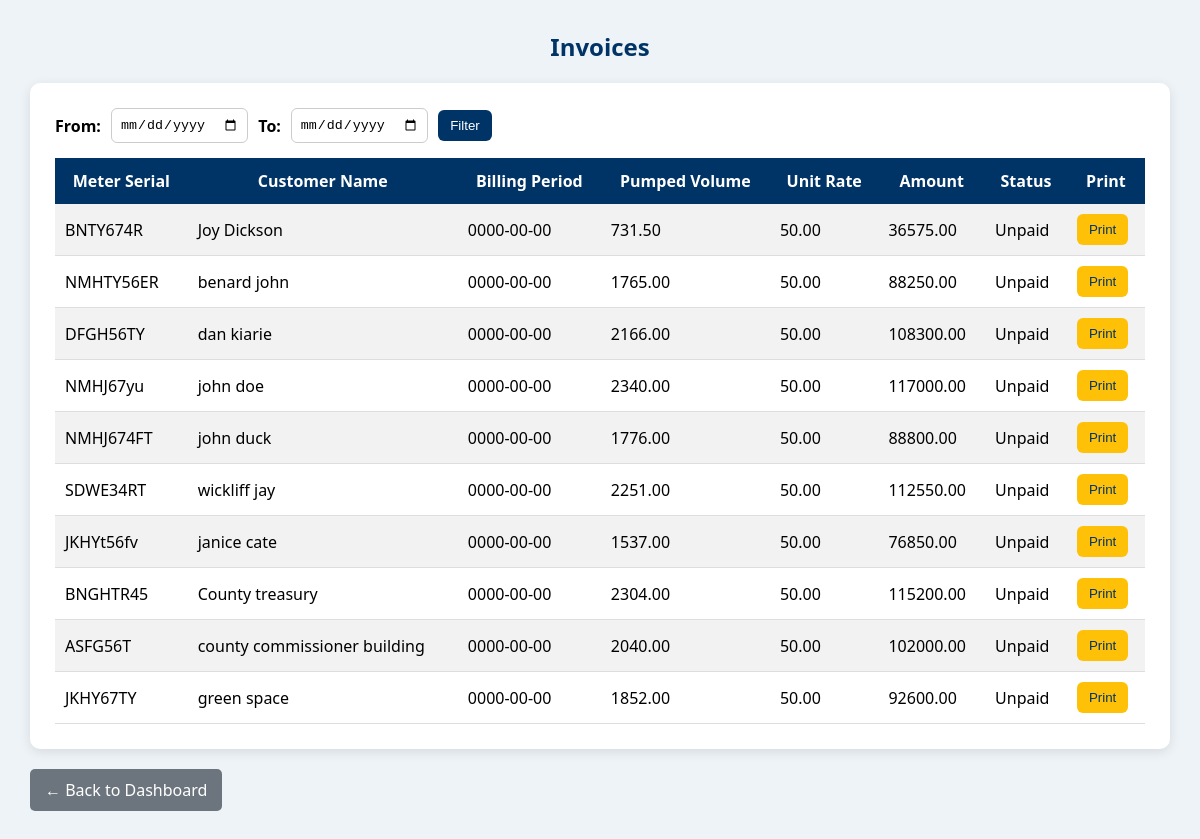
The page /modules/billing/invoices.php on the database its author committed.
### tables this page shows
CREATE TABLE `invoices2` (
  `id` int(11) NOT NULL,
  `meter_serial` varchar(100) NOT NULL,
  `customer_id` int(11) DEFAULT NULL,
  `meter_id` int(11) DEFAULT NULL,
  `customer_name` varchar(150) NOT NULL,
  `billing_period` date NOT NULL,
  `pumped_volume` decimal(10,2) DEFAULT 0.00,
  `unit_rate` decimal(10,2) DEFAULT 0.00,
  `amount` decimal(10,2) DEFAULT 0.00,
  `status` varchar(50) DEFAULT 'Unpaid',
  `created_at` timestamp NOT NULL DEFAULT current_timestamp()
);

### modules/billing/invoices.php (the view, shortened to what this page needs)
<?php
include $_SERVER['DOCUMENT_ROOT'].'/wowasco/api/db.php';
$from_date = "";
$to_date = "";
$sql = "SELECT * FROM invoices2 WHERE 1";
$sql .= " ORDER BY billing_period DESC";
$result = $conn->query($sql);
?>
<!DOCTYPE html>
<html lang="en">
<head>
</head>
<body>
<div class="container">
<h2>Invoices</h2>
<div class="card">
<form method="GET" class="filter-box">
    <label><strong>From:</strong></label>
    <input type="date" name="from_date" value="<?= htmlspecialchars($from_date) ?>">
    <label><strong>To:</strong></label>
    <input type="date" name="to_date" value="<?= htmlspecialchars($to_date) ?>">
    <button type="submit" class="filter-btn">Filter</button>
</form>
<table>
<tr>
    <th>Meter Serial</th>
    <th>Customer Name</th>
    <th>Billing Period</th>
    <th>Pumped Volume</th>
    <th>Unit Rate</th>
    <th>Amount</th>
    <th>Status</th>
    <th>Print</th>
</tr>
<?php if($result && $result->num_rows > 0): ?>
    <?php while($row = $result->fetch_assoc()): ?>
        <tr>
            <td><?= htmlspecialchars($row['meter_serial']) ?></td>
            <td><?= htmlspecialchars($row['customer_name']) ?></td>
            <td><?= htmlspecialchars($row['billing_period']) ?></td>
            <td><?= $row['pumped_volume'] ?></td>
            <td><?= $row['unit_rate'] ?></td>
            <td><?= $row['amount'] ?></td>
            <td><?= htmlspecialchars($row['status']) ?></td>
            <td>
                <button class="print-btn" onclick="printInvoice(
                    '<?= $row['meter_serial'] ?>',
                    '<?= $row['customer_name'] ?>',
                    '<?= $row['billing_period'] ?>',
                    '<?= $row['pumped_volume'] ?>',
                    '<?= $row['unit_rate'] ?>',
                    '<?= $row['amount'] ?>'
                )">Print</button>
            </td>
        </tr>
    <?php endwhile; ?>
<?php else: ?>
    <tr>
        <td colspan="8" style="text-align:center;">No invoices found.</td>
    </tr>
<?php endif; ?>
</table>
</div>
<a href="/wowasco/index.php" class="back-btn">← Back to Dashboard</a>
</div>
</body>
</html>

### modules/billing/invoices.php (style rules this page uses)
body { font-family: 'Segoe UI', Tahoma, Geneva, Verdana, sans-serif; background: #eef3f8; margin: 0; }
.container { width: 95%; margin: 30px auto; }
h2 { text-align: center; color: #003366; }
.card { background: #fff; padding: 25px; border-radius: 10px; box-shadow: 0 3px 12px rgba(0,0,0,0.1); }
.filter-box { margin-bottom: 15px; display: flex; gap: 10px; align-items: center; flex-wrap: wrap; }
input[type="date"] { padding: 8px; border-radius: 6px; border: 1px solid #ccc; }
button { border: none; padding: 8px 12px; border-radius: 6px; cursor: pointer; }
.filter-btn { background: #003366; color: white; }
table { width: 100%; border-collapse: collapse; }
th { background: #003366; color: white; padding: 12px; }
td { padding: 10px; border-bottom: 1px solid #ddd; }
tr:nth-child(even) { background: #f2f2f2; }
.print-btn { background: #FFC107; color: #003366; }
.back-btn { display: inline-block; margin-top: 20px; padding: 10px 15px; background: #6c757d; color: white; text-decoration: none; border-radius: 5px; }

### rows shown on the page
invoices2: meter_serial "BNTY674R", customer_name "Joy Dickson", billing_period "0000-00-00", pumped_volume "731.50", unit_rate "50.00", amount "36575.00", status "Unpaid"
invoices2: meter_serial "NMHTY56ER", customer_name "benard john", billing_period "0000-00-00", pumped_volume "1765.00", unit_rate "50.00", amount "88250.00", status "Unpaid"
invoices2: meter_serial "DFGH56TY", customer_name "dan kiarie", billing_period "0000-00-00", pumped_volume "2166.00", unit_rate "50.00", amount "108300.00", status "Unpaid"
invoices2: meter_serial "NMHJ67yu", customer_name "john doe", billing_period "0000-00-00", pumped_volume "2340.00", unit_rate "50.00", amount "117000.00", status "Unpaid"
invoices2: meter_serial "NMHJ674FT", customer_name "john duck", billing_period "0000-00-00", pumped_volume "1776.00", unit_rate "50.00", amount "88800.00", status "Unpaid"
invoices2: meter_serial "SDWE34RT", customer_name "wickliff jay", billing_period "0000-00-00", pumped_volume "2251.00", unit_rate "50.00", amount "112550.00", status "Unpaid"
invoices2: meter_serial "JKHYt56fv", customer_name "janice cate", billing_period "0000-00-00", pumped_volume "1537.00", unit_rate "50.00", amount "76850.00", status "Unpaid"
invoices2: meter_serial "BNGHTR45", customer_name "County treasury", billing_period "0000-00-00", pumped_volume "2304.00", unit_rate "50.00", amount "115200.00", status "Unpaid"
invoices2: meter_serial "ASFG56T", customer_name "county commissioner building", billing_period "0000-00-00", pumped_volume "2040.00", unit_rate "50.00", amount "102000.00", status "Unpaid"
invoices2: meter_serial "JKHY67TY", customer_name "green space", billing_period "0000-00-00", pumped_volume "1852.00", unit_rate "50.00", amount "92600.00", status "Unpaid"
